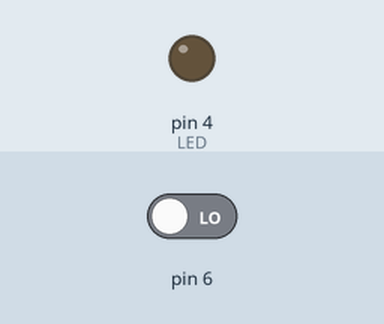
This sketch was run on a simulated Arduino Uno, built with avr-gcc and run on an emulated ATmega328P. Parts: output pins drawn as LEDs (lit = HIGH). The inputs (shaded band) are chosen by the test bench; at power-on: pin 6 LOW.

Above: at 1.2 s.
1.3 s: pin 6 driven HIGH
At 1.6 s:
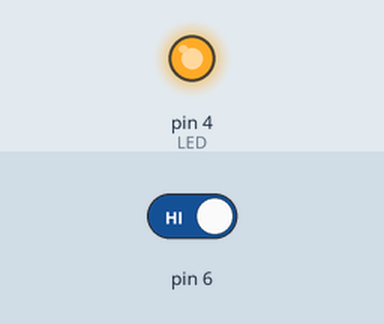
2.8 s: pin 6 driven LOW
At 3.9 s:
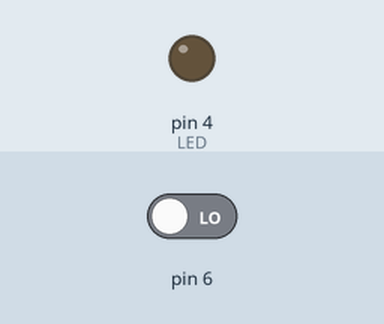
Timing chart, 0 to 5.8 s (numbered marks = the images above; inputs shaded):
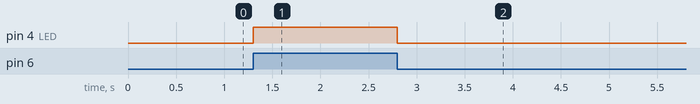

The sketch:

Sketch2_1.ino
```cpp
// Sketch2_1.ino
void setup() {
  pinMode(6, INPUT);   // ボタン
  pinMode(4, OUTPUT);  // LED
}

void loop() {
  int button = digitalRead(6);  // ボタンから読み込む
  digitalWrite(4, button);      // LEDに出力
}
```

Measured:
- after the input at 1.3 s, pin 4 (LED): LOW → HIGH at once
- after the input at 2.8 s, pin 4 (LED): HIGH → LOW at once
